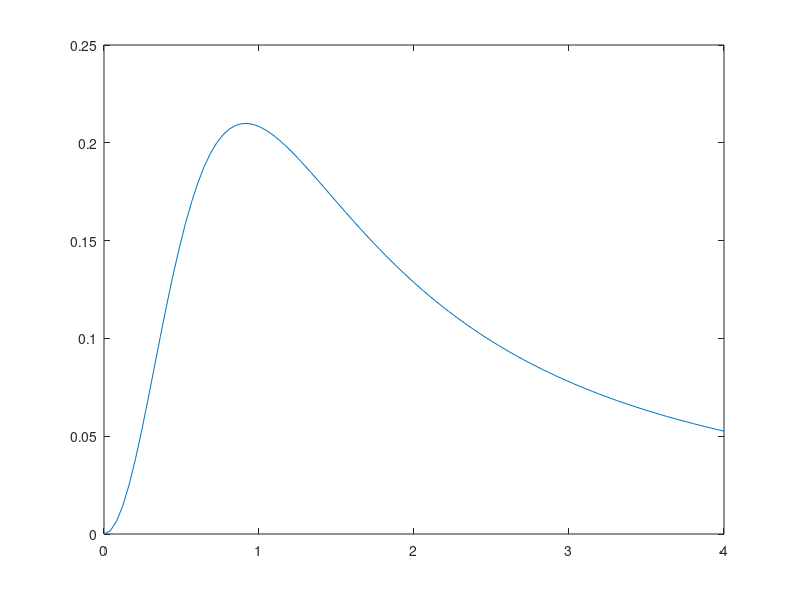

MATLAB code for this plot:
clc,clear

%% Predefinition of Constants for Plot as well as a Variable for the whole problem 

gamma=1.4;
m=linspace(0,4,100);

%% Plotting Component Part A

%Equation 3

fr=(1+(gamma-1)/2.*m)./(1+gamma.*m.^2).^2.*m.^2;

plot(m,fr)

%% Pre-definition of Variables For Part B Exclusively

M1=[.5,2,6];
T1=1000;
h=4.4*10^7;
ms=800;
mf=8;

%% Finding Fr2 From mach number and Total Temperature Ratio Across a shock

%Equation 1

Tt1=(1+(gamma-1)/2.*M1.^2).*T1;

%Equation 2

TR=1+((mf/ms)*h)./((gamma*(287)./(gamma-1))*Tt1);

%Equation 3

fr1=((1+(gamma-1)/2.*M1.^2)./(1+gamma.*M1.^2).^2).*M1.^2;

%Equation 4

fr2=TR.*fr1;

%% Defining Itterational Variables 

M2=zeros(1,length(M1));
PR=zeros(1,length(M1));
i=1;

%% Begining Itteration of Mach 2 Solution for all Mach 1's to be Tested

while i<=length(M1)
    if M1(1,i)<1
        %Equation 5 Applied on with the negative sign utilized because
        %other solution would result in the Mach 2 being higher than Mach 1
        M2(1,i)=sqrt((1-2*gamma*fr2(1,i)-sqrt((2*gamma*fr2(1,i)-1)^2-4*fr2(1,i)*(fr2(1,i)*(gamma)^2-(gamma-1)/2)))/(2*fr2(1,i)*gamma^2+1-gamma));
        %Equation 6 Applied
        PR(1,i)=(1+gamma.*M1(1,i).^2)./(1+gamma.*M2(1,i).^2).*((1+(gamma-1)/2.*M2(1,i).^2)./(1+(gamma-1)/2.*M1(1,i).^2))^(gamma/(gamma-1));
    elseif M1(1,i)>1
        %Equation 5 Applied with the positive sign utilized because other
        %solutions would result in the Mach 2 containing an imaginary
        %component
        M2(1,i)=sqrt((1-2*gamma*fr2(1,i)+sqrt((2*gamma*fr2(1,i)-1)^2-4*fr2(1,i)*(fr2(1,i)*gamma^2-(gamma-1)/2)))/(2*fr2(1,i)*gamma^2+1-gamma));
        %Applicaion on equation 6
        PR(1,i)=(1+gamma.*M1(1,i).^2)./(1+gamma.*M2(1,i).^2).*((1+(gamma-1)/2.*M2(1,i).^2)./(1+(gamma-1)/2.*M1(1,i).^2))^(gamma/(gamma-1));
    else 
        disp('Cannot Handle the Truth')
    end
    i=i+1;
end

